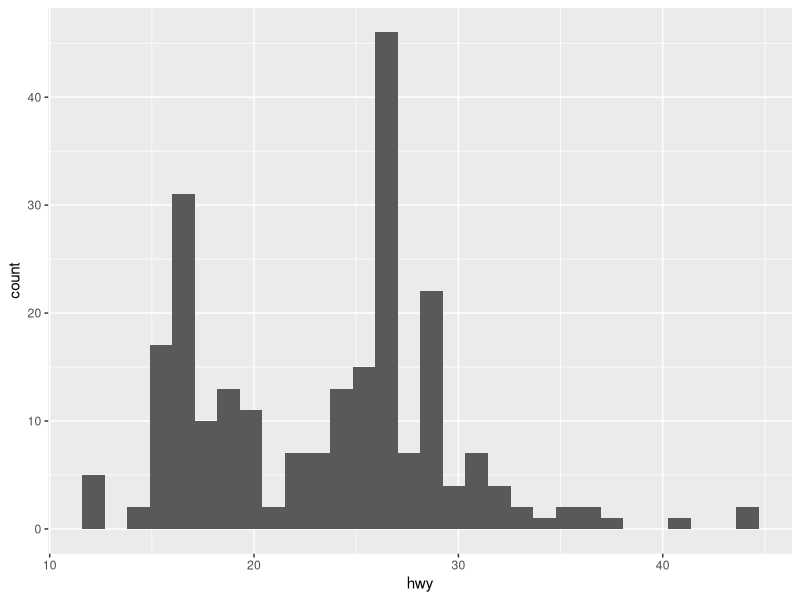
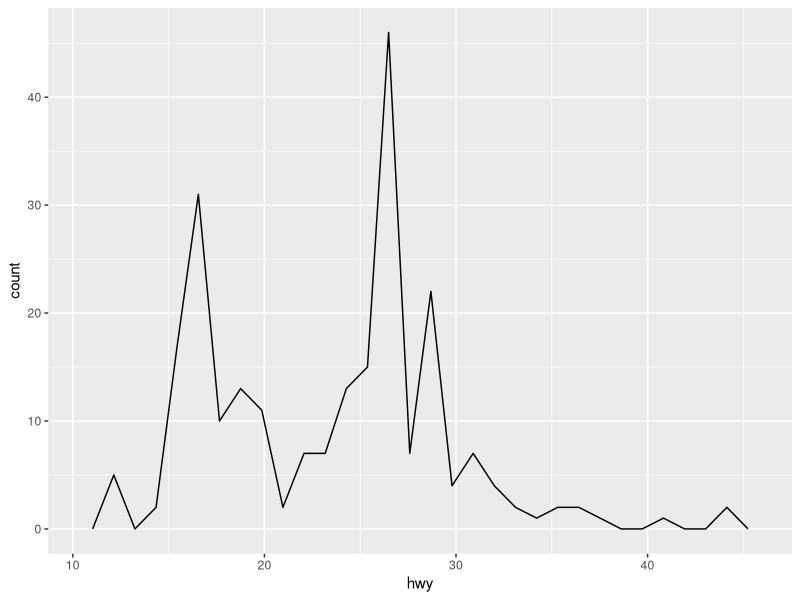
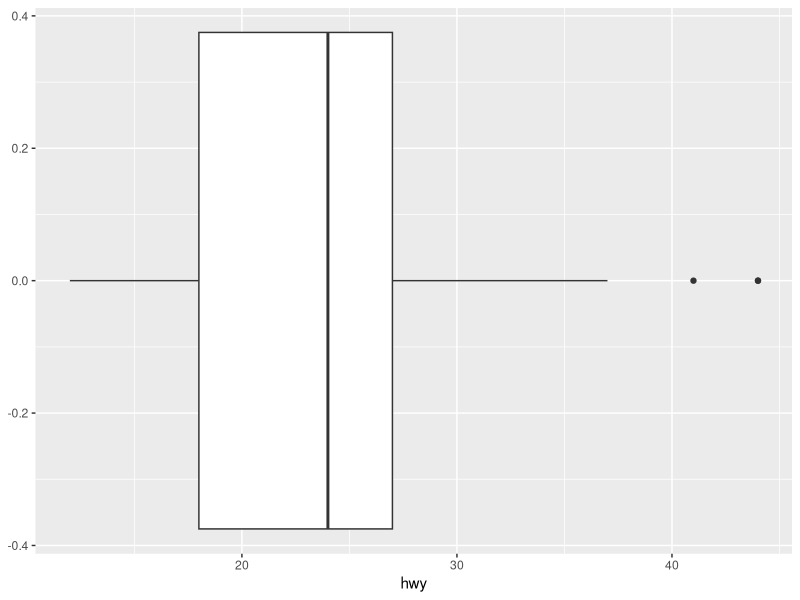
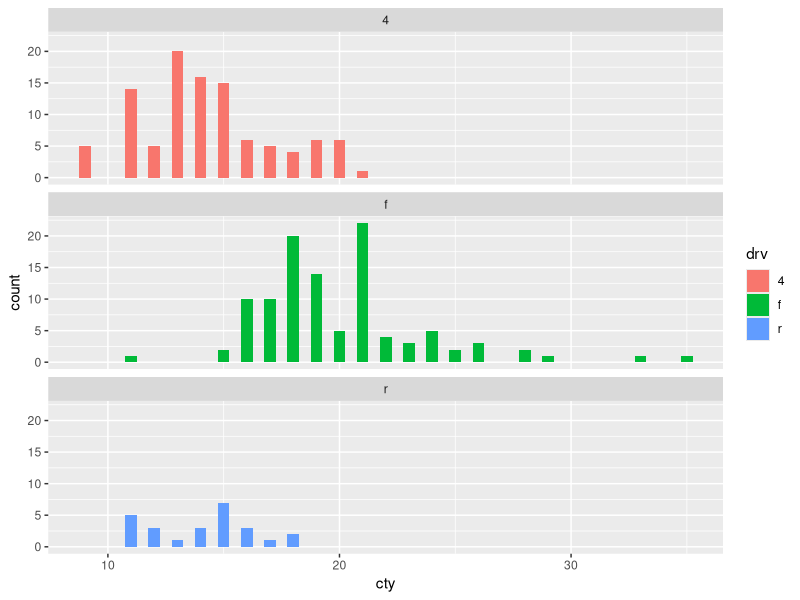
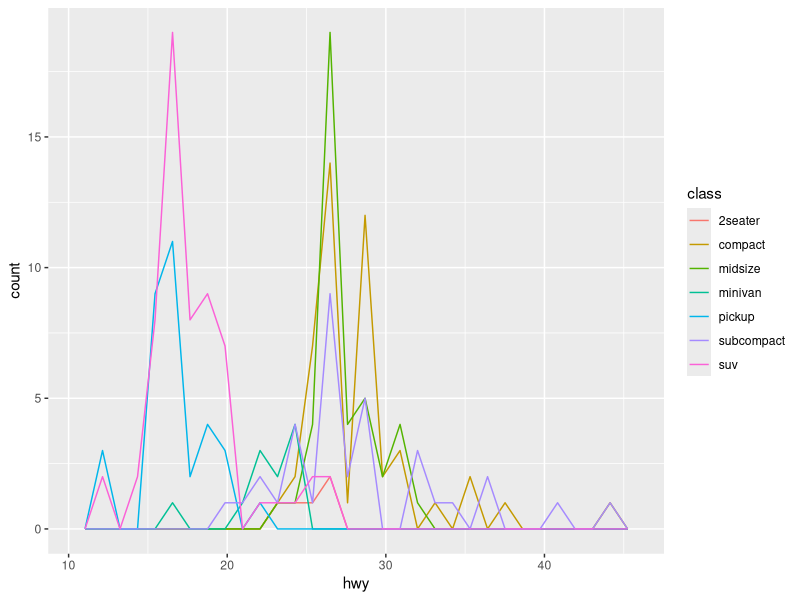

The R source for these figures, in order:
## ---- chunk 1
#1
data(mpg)
library(ggplot2)
ggplot(mpg, aes(hwy)) + geom_histogram()
## ---- chunk 2
#2
data(mpg)
library(ggplot2)
ggplot(mpg, aes(hwy)) + geom_freqpoly()
## ---- chunk 3
#3
data(mpg)
library(ggplot2)
ggplot(mpg, aes(hwy)) + geom_boxplot()
## ---- chunk 4
#6
data(mpg)
library(ggplot2)
ggplot(mpg, aes(cty, fill = drv)) +   geom_histogram(binwidth = 0.5) +  facet_wrap(~drv, ncol = 1)
## ---- chunk 5
#7
data(mpg)
library(ggplot2)
ggplot(mpg, aes(hwy, colour=class)) + geom_freqpoly(binwdith=500)
